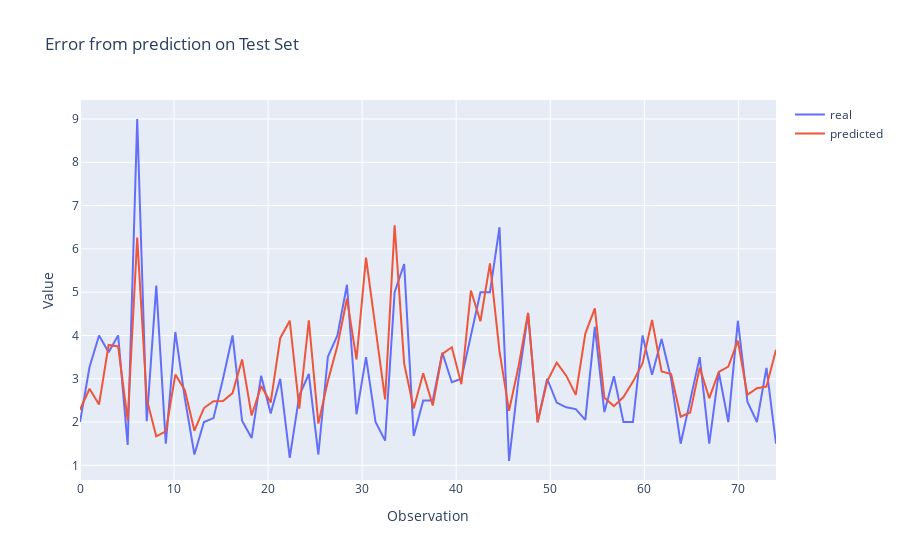

The notebook cell this image was saved under:
### Code cell
import plotly.graph_objects as go

fig = go.Figure()
fig.add_trace(go.Scatter(x=x, y=y_test, name="real", mode="lines"))
fig.add_trace(go.Scatter(x=x, y=y_pred, name="predicted", mode="lines"))
fig.update_layout(title="Error from prediction on Test Set", xaxis_title="Observation", yaxis_title="Value",width=900)
fig.show()
